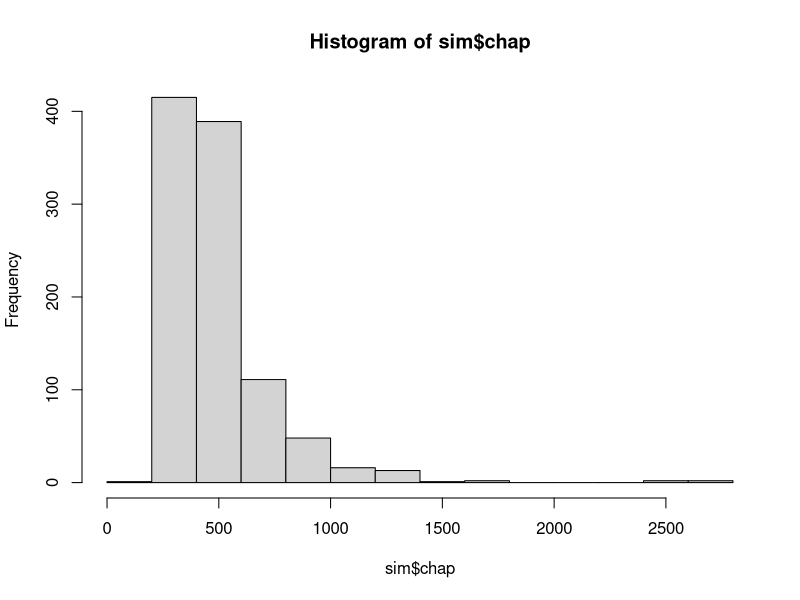
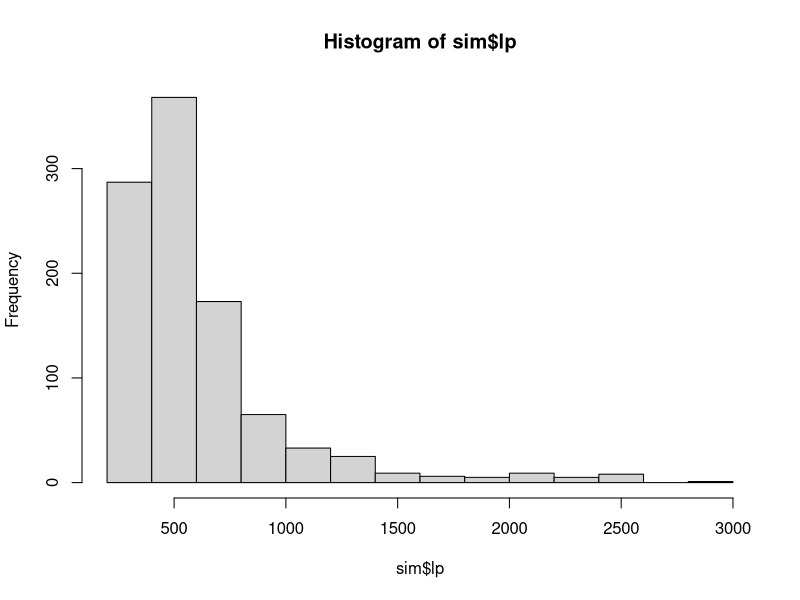

Reproduce these figures in R, in order.
# Mark Recapture Simulation 
# To look at the consequences of different types of bias during one or both capture events
# and coverage probability of different types of confidence intervals

library(tidyverse)


#==== Stage 1: Create fish population and mark them 

mark_fish <- function(N, bias = "random", bias_amt = c(.5,.2)){
  
  # if bias criteria is met, the fish is tagged with probability bias[1], else prob is bias[2]
  # N is size of the entire fish population
  # Lengths are skewed
  
  # initialize population: locations and lengths

  x <- runif(n=N, min = 0, max = 1)
  y <- runif(n=N, min = 0, max = 1)
  lengths <- rgamma(n = N, shape = 5, scale = 50)
  
  
  # each row in fish_pop is a fish in the lake

  fish_pop <- data.frame(lengths, x, y)
  
  
  
  # potentially biased tagging stage
  # a tagged column will determine whether it was caught during initial tagging event
  
  # if all fish have equal probability of being captured
  if (bias == "random"){
  
    # size is the number of trials, so below is N iid bernoulli outcomes
    fish_pop$M <- rbinom(n = N, size = 1, p = bias_amt[2])
  
    
  # if which half of the lake the fish is in changes capture prob
  } else if (bias == "geo_bias") {
    
    num_true <- sum(fish_pop$y >= .5)
    num_false <- N-num_true
    
    fish_pop$M <- ifelse(test = fish_pop$y >= .5,
                              yes = rbinom(n = num_true, size = 1,p = bias_amt[1]),
                              no = rbinom(n = num_false, size = 1, p = bias_amt[2]))
    
  # if size influences capture prob
  } else if (bias == "size_bias"){
    
    num_true <- sum(fish_pop$length >= 375)
    num_false <- N-num_true
    
    fish_pop$M <- ifelse(test = fish_pop$length >= 375,
                              yes = rbinom(n = num_true, size = 1, p = bias_amt[1]),
                              no = rbinom(n = num_false ,size = 1, p = bias_amt[2]))
  }
  
  return(fish_pop)
  
  }



# ==== Stage 2: Recapture event 

recap_fish <- function(marked_pop, bias = "random", bias_amt = c(.5,.2)){
  
  N <- length(marked_pop$y)
  
  if (bias == "random"){
    
    marked_pop$C <- rbinom(n = N, size = 1, bias_amt[2])
    
    
  } else if (bias == "geo_bias") {
    
    # ============= make a function to wrap these three lines ===============
    num_true <- sum(marked_pop$y >= .5)
    num_false <- N-num_true
    
    marked_pop$C <- ifelse(test = marked_pop$y >= .5,
                               yes = rbinom(n = num_true, size = 1, p = bias_amt[1]),
                               no = rbinom(n = num_false, size = 1, p = bias_amt[2]))
    
    
  } else if (bias == "size_bias"){
    
    num_true <- sum(marked_pop$length >= 375)
    num_false <- N-num_true
    
    marked_pop$C <- ifelse(test = marked_pop$length >= 375,
                               yes = rbinom(n = num_true, size = 1, bias_amt[1]),
                               no = rbinom(n = num_false, size = 1, bias_amt[2]))
    
  }
  
  marked_pop$R <- ((marked_pop$M == 1) & (marked_pop$C == 1))
  return(marked_pop)
}
    
     
     

     
     
# left off: fringe cases for phat and m on pg 63 of seber
# employ different techniques depending on scenario and compare
    
run_sim <- function(num_sims = 1000,
                    pop_size_per_sim = 1000,
                    event1bias = "random",
                    event2bias = "random",
                    bias_amt1 = c(.5,.2),
                    bias_amt2 = c(.5,.2)){
  
  
  estimates <- data.frame(pop = rep(pop_size_per_sim, times = num_sims))
  i <- 1
  
  while (i <= num_sims){
    
  
    out <- mark_fish(pop_size_per_sim, bias = event1bias, bias_amt = bias_amt1) %>% recap_fish(bias = event2bias, bias_amt = bias_amt2)
    
    estimates$M[i] <- sum(out$M)
    estimates$C[i] <- sum(out$C)
    estimates$R[i] <- sum(out$R)
   
    lp <- (estimates$M[i]*estimates$C[i])/estimates$R[i]
    chap <- (estimates$M[i] + 1)*(estimates$C[i] + 1)/(estimates$R[i] + 1)
    
    estimates$lp[i] <- lp
    estimates$chap[i] <- chap
     
    # variance of 1/lp from Ricker 1975 pg 78
    estimates$inv_lp[i] <- 1/estimates$lp[i]
    estimates$var_inv_lp[i] <- (estimates$R[i]*(estimates$C[i]-estimates$R[i]))/(estimates$M[i]^2*estimates$C[i]^3)
    
    estimates$z_lower[i] <- 1/(estimates$inv_lp[i] - 1.96*sqrt(estimates$var_inv_lp[i]))
    estimates$z_upper[i] <- 1/(estimates$inv_lp[i] + 1.96*sqrt(estimates$var_inv_lp[i]))
    
    # source for pois interval http://ms.mcmaster.ca/peter/s743/poissonalpha.html
    # Find interval for R, then use it in lp estimate for N
    estimates$pois_lower[i] <- (estimates$C[i]*estimates$M[i])/(qchisq(0.975, 2*estimates$R[i])/2)
    estimates$pois_upper[i] <- (estimates$C[i]*estimates$M[i])/(qchisq(0.025, 2*estimates$R[i])/2)
    
    
    i <- i+1
  }
  
  return(as_tibble(estimates))
}


sim <- run_sim(num_sims = 1000, pop_size_per_sim = 500, bias_amt1 = c(0,.1), bias_amt2 = c(0,.1))    

sim <- sim %>% mutate(z_yes = (pop >= z_upper & pop <= z_lower), pois_yes = (pop >= pois_lower & pop <= pois_upper) )


sum(sim$z_yes/length(sim$z_yes))
sum(sim$pois_yes/length(sim$pois_yes))

mean(sim$R)
sim

hist(sim$chap)
hist(sim$lp)
